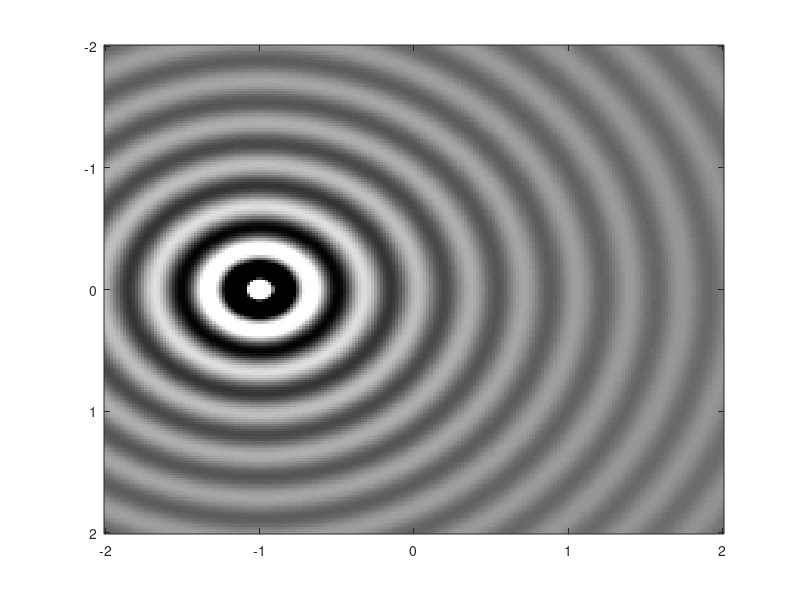

Write the MATLAB code that produced this figure. (Note: this script raises an error after producing the figure.)
%%%%%%%%%%%%%%%%%%%%%%%%%%%%%%%%%%%%%%%%%%%%%%%%%%%%%%%%%%%%%%%%%%%%%%%%%%%
% This work is supplementary material for the book                        %
%                                                                         %
% Jens Ahrens, Analytic Methods of Sound Field Synthesis, Springer-Verlag %
% Berlin Heidelberg, 2012, https://doi.org/10.1007/978-3-642-25743-8      %
%                                                                         %
% It has been downloaded from http://soundfieldsynthesis.org and is       %
% licensed under a Creative Commons Attribution-NonCommercial-ShareAlike  %
% 3.0 Unported License. Please cite the book appropriately if you use     %
% these materials in your own work.                                       %
%                                                                         %
% (c) 2012 by Jens Ahrens                                                 %
%%%%%%%%%%%%%%%%%%%%%%%%%%%%%%%%%%%%%%%%%%%%%%%%%%%%%%%%%%%%%%%%%%%%%%%%%%%

clear all;

% location of point source
x_s = -1;
y_s =  0;

f = 1000;
c = 343;
k = 2*pi*f/c;

% create spatial grid
resolution = 200;
X          = linspace( -2, 2, resolution );
Y          = linspace( -2, 2, resolution );
[ x, y ]   = meshgrid( X, Y );

r = sqrt( ( x - x_s ).^2 + ( y - y_s ).^2 );

% Eq. (1.4)
S = 1/(4*pi) .* exp( -i .* k .* r ) ./ r;

% normalize to figure center
S = S ./ max( abs( S( end/2, end/2 ) ) );

figure;

imagesc( X, Y, real( S ), [ -2 2 ] );

colormap gray;
turn_imagesc;
axis square;

xlabel( 'x (m)' );
ylabel( 'y (m)' );
graph_defaults;

